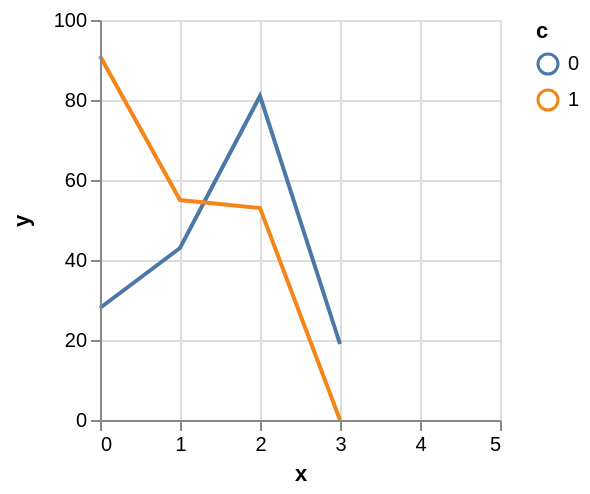

Express this chart as Vega-Lite.
### Vega specification from a JSON file in a GitHub repository (floating-point values rounded to 4 significant figures)
{"$schema": "https://vega.github.io/schema/vega/v3.json", "autosize": "pad", "padding": 5, "width": 200, "height": 200, "style": "cell", "data": [{"name": "source_0", "values": [{"x": 0, "y": 28, "c": 0}, {"x": 0, "y": 91, "c": 1}, {"x": 1, "y": 43, "c": 0}, {"x": 1, "y": 55, "c": 1}, {"x": 2, "y": 81, "c": 0}, {"x": 2, "y": 53, "c": 1}, {"x": 3, "y": 19, "c": 0}]}, {"name": "data_0", "source": "source_0", "transform": [{"type": "formula", "expr": "toNumber(datum[\"x\"])", "as": "x"}, {"type": "formula", "expr": "toNumber(datum[\"y\"])", "as": "y"}, {"type": "impute", "field": "y", "key": "x", "method": "value", "groupby": ["c"], "value": null}, {"type": "formula", "expr": "datum.y === null ? 0 : datum.y", "as": "y"}]}], "marks": [{"name": "pathgroup", "type": "group", "from": {"facet": {"name": "faceted_path_main", "data": "data_0", "groupby": ["c"]}}, "encode": {"update": {"width": {"field": {"group": "width"}}, "height": {"field": {"group": "height"}}}}, "marks": [{"name": "marks", "type": "line", "style": ["line"], "sort": {"field": "datum[\"x\"]", "order": "descending"}, "from": {"data": "faceted_path_main"}, "encode": {"update": {"stroke": {"scale": "color", "field": "c"}, "x": {"scale": "x", "field": "x"}, "y": {"scale": "y", "field": "y"}, "defined": {"signal": "datum[\"x\"] !== null && !isNaN(datum[\"x\"]) && datum[\"y\"] !== null && !isNaN(datum[\"y\"])"}}}}]}], "scales": [{"name": "x", "type": "linear", "domain": {"data": "data_0", "field": "x"}, "range": [0, {"signal": "width"}], "nice": 1, "zero": false}, {"name": "y", "type": "linear", "domain": {"data": "data_0", "field": "y"}, "range": [{"signal": "height"}, 0], "nice": true, "zero": true}, {"name": "color", "type": "ordinal", "domain": {"data": "data_0", "field": "c", "sort": true}, "range": "category"}], "axes": [{"scale": "x", "orient": "bottom", "grid": false, "title": "x", "labelFlush": true, "labelOverlap": true, "tickCount": {"signal": "ceil(width/40)"}, "zindex": 1}, {"scale": "x", "orient": "bottom", "grid": true, "tickCount": {"signal": "ceil(width/40)"}, "gridScale": "y", "domain": false, "labels": false, "maxExtent": 0, "minExtent": 0, "ticks": false, "zindex": 0}, {"scale": "y", "orient": "left", "grid": false, "title": "y", "labelOverlap": true, "tickCount": {"signal": "ceil(height/40)"}, "zindex": 1}, {"scale": "y", "orient": "left", "grid": true, "tickCount": {"signal": "ceil(height/40)"}, "gridScale": "x", "domain": false, "labels": false, "maxExtent": 0, "minExtent": 0, "ticks": false, "zindex": 0}], "legends": [{"stroke": "color", "title": "c"}], "config": {"axisY": {"minExtent": 30}}}
